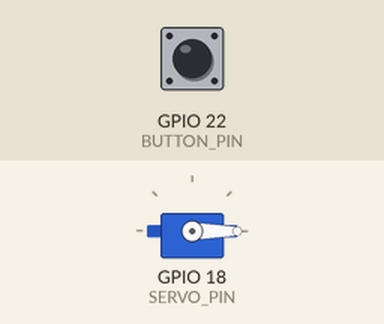
This sketch was run on a simulated ESP32. On the bench: servo. The inputs (shaded band) are chosen by the test bench; at power-on: GPIO 22 (BUTTON_PIN) HIGH.

Above: at 1.2 s.
1.3 s: GPIO 22 (BUTTON_PIN) pulled LOW for 0.15 s
At 1.37 s:
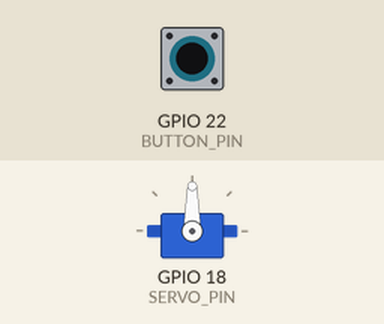
2.9 s: GPIO 22 (BUTTON_PIN) pulled LOW for 3.2 s
At 6.4 s:
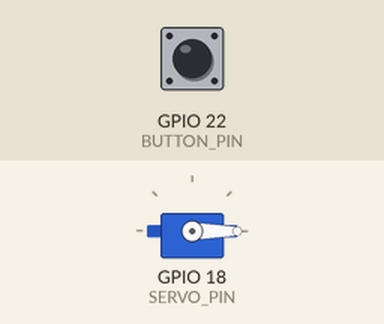
Timing chart, 0 to 7.9 s (numbered marks = the images above; inputs shaded):
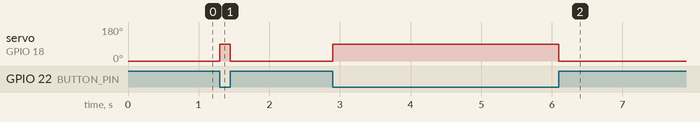

Measured:
- after the input at 1.3 s, servo on GPIO 18 (SERVO_PIN): 0° → 90° at once, → 0° 0.15 s later
- after the input at 2.9 s, servo on GPIO 18 (SERVO_PIN): 0° → 90° at once, → 0° 3.2 s later

The sketch:

day03_button_servo.ino
```cpp
#include <ESP32Servo.h>

const int SERVO_PIN = 18;
const int BUTTON_PIN = 22;

Servo myServo;

void setup() {
  pinMode(BUTTON_PIN, INPUT_PULLUP);
  myServo.attach(SERVO_PIN);
  myServo.write(0);
}

void loop() {
  int buttonState = digitalRead(BUTTON_PIN);

  if (buttonState == LOW) {
    myServo.write(90);
  } else {
    myServo.write(0);
  }
}
```
